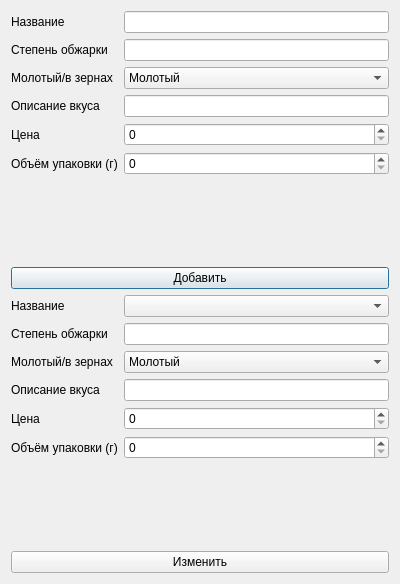
<?xml version="1.0" encoding="UTF-8"?>
<ui version="4.0">
 <class>Dialog</class>
 <widget class="QDialog" name="Dialog">
  <property name="geometry">
   <rect>
    <x>0</x>
    <y>0</y>
    <width>400</width>
    <height>584</height>
   </rect>
  </property>
  <property name="windowTitle">
   <string>Dialog</string>
  </property>
  <layout class="QVBoxLayout" name="verticalLayout">
   <item>
    <layout class="QFormLayout" name="formLayout">
     <item row="0" column="0">
      <widget class="QLabel" name="label">
       <property name="text">
        <string>Название</string>
       </property>
      </widget>
     </item>
     <item row="0" column="1">
      <widget class="QLineEdit" name="name"/>
     </item>
     <item row="1" column="0">
      <widget class="QLabel" name="label_2">
       <property name="text">
        <string>Степень обжарки</string>
       </property>
      </widget>
     </item>
     <item row="1" column="1">
      <widget class="QLineEdit" name="deg"/>
     </item>
     <item row="2" column="0">
      <widget class="QLabel" name="label_3">
       <property name="text">
        <string>Молотый/в зернах</string>
       </property>
      </widget>
     </item>
     <item row="2" column="1">
      <widget class="QComboBox" name="ground">
       <item>
        <property name="text">
         <string>Молотый</string>
        </property>
       </item>
       <item>
        <property name="text">
         <string>В зернах</string>
        </property>
       </item>
      </widget>
     </item>
     <item row="3" column="0">
      <widget class="QLabel" name="label_4">
       <property name="text">
        <string>Описание вкуса</string>
       </property>
      </widget>
     </item>
     <item row="3" column="1">
      <widget class="QLineEdit" name="descrip"/>
     </item>
     <item row="4" column="0">
      <widget class="QLabel" name="label_5">
       <property name="text">
        <string>Цена</string>
       </property>
      </widget>
     </item>
     <item row="4" column="1">
      <widget class="QSpinBox" name="price">
       <property name="maximum">
        <number>10000</number>
       </property>
      </widget>
     </item>
     <item row="5" column="0">
      <widget class="QLabel" name="label_6">
       <property name="text">
        <string>Объём упаковки (г)</string>
       </property>
      </widget>
     </item>
     <item row="5" column="1">
      <widget class="QSpinBox" name="volume">
       <property name="maximum">
        <number>10000</number>
       </property>
      </widget>
     </item>
    </layout>
   </item>
   <item>
    <widget class="QPushButton" name="add">
     <property name="text">
      <string>Добавить</string>
     </property>
    </widget>
   </item>
   <item>
    <layout class="QFormLayout" name="formLayout_2">
     <item row="0" column="0">
      <widget class="QLabel" name="label_7">
       <property name="text">
        <string>Название</string>
       </property>
      </widget>
     </item>
     <item row="1" column="0">
      <widget class="QLabel" name="label_8">
       <property name="text">
        <string>Степень обжарки</string>
       </property>
      </widget>
     </item>
     <item row="1" column="1">
      <widget class="QLineEdit" name="deg_2"/>
     </item>
     <item row="2" column="0">
      <widget class="QLabel" name="label_9">
       <property name="text">
        <string>Молотый/в зернах</string>
       </property>
      </widget>
     </item>
     <item row="2" column="1">
      <widget class="QComboBox" name="ground_2">
       <item>
        <property name="text">
         <string>Молотый</string>
        </property>
       </item>
       <item>
        <property name="text">
         <string>В зернах</string>
        </property>
       </item>
      </widget>
     </item>
     <item row="3" column="0">
      <widget class="QLabel" name="label_10">
       <property name="text">
        <string>Описание вкуса</string>
       </property>
      </widget>
     </item>
     <item row="3" column="1">
      <widget class="QLineEdit" name="descrip_2"/>
     </item>
     <item row="4" column="0">
      <widget class="QLabel" name="label_11">
       <property name="text">
        <string>Цена</string>
       </property>
      </widget>
     </item>
     <item row="4" column="1">
      <widget class="QSpinBox" name="price_2">
       <property name="maximum">
        <number>10000</number>
       </property>
      </widget>
     </item>
     <item row="5" column="0">
      <widget class="QLabel" name="label_12">
       <property name="text">
        <string>Объём упаковки (г)</string>
       </property>
      </widget>
     </item>
     <item row="5" column="1">
      <widget class="QSpinBox" name="volume_2">
       <property name="maximum">
        <number>10000</number>
       </property>
      </widget>
     </item>
     <item row="0" column="1">
      <widget class="QComboBox" name="name_2"/>
     </item>
    </layout>
   </item>
   <item>
    <widget class="QPushButton" name="change">
     <property name="text">
      <string>Изменить</string>
     </property>
    </widget>
   </item>
  </layout>
 </widget>
 <resources/>
 <connections/>
</ui>
